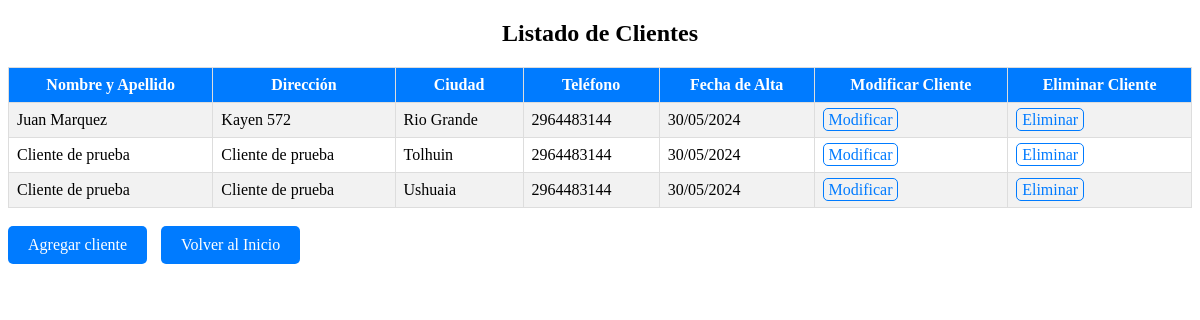
Page /cliente/listadoCliente.php on the committed database.
### tables this page shows
CREATE TABLE `cliente` (
  `cod_cliente` int(11) NOT NULL,
  `nomyape` text NOT NULL,
  `direccion` text NOT NULL,
  `ciudad` text NOT NULL,
  `telefono` bigint(11) NOT NULL,
  `f_alta` date NOT NULL
);

### cliente/listadoCliente.php (the view, shortened to what this page needs)
<!DOCTYPE html>
<html lang="es">
<head>
    <link rel="stylesheet" href="listado.css">
</head>
<body>
    <h2>Listado de Clientes</h2>
    <?php
    include 'conexion.php';
    $sql = "SELECT * FROM cliente";
    $result = $conn->query($sql);
    if ($result->num_rows > 0) {
        echo "<table>";
        echo "<tr>
                    <th>Nombre y Apellido</th>
                    <th>Dirección</th>
                    <th>Ciudad</th>
                    <th>Teléfono</th>
                    <th>Fecha de Alta</th>
                    <th>Modificar Cliente</th>
                    <th>Eliminar Cliente</th>
        </tr>";
        while($row = $result->fetch_assoc()) {
            echo "<tr>";
            echo "<td>" . $row["nomyape"] . "</td>";
            echo "<td>" . $row["direccion"] . "</td>";
            echo "<td>" . $row["ciudad"] . "</td>";
            echo "<td>" . $row["telefono"] . "</td>";
            $fecha_alta = date("d/m/Y", strtotime($row["f_alta"]));
            echo "<td>" . $fecha_alta . "</td>";
            echo "<td><a href='modificarCliente.php?id=" . $row["cod_cliente"] . "'>Modificar</a></td>";
            echo "<td><a href='eliminarCliente.php?id=" . $row["cod_cliente"] . "' onclick='return confirmarEliminar();'>Eliminar</a></td>";
            echo "</tr>";
        }
        echo "</table>";
    } else {
        echo "No hay clientes registrados.";
    }
    ?>
    <br>
        <a href="agregarCliente.php" class="btn">Agregar cliente</a>
        <a href="../gestor.php" class="btn">Volver al Inicio</a>
</body>
</html>

### cliente/listado.css (style rules this page uses)
table { width: 100%; border-collapse: collapse; margin-top: 20px; }
.btn { display: inline-block; padding: 10px 20px; background-color: #007bff; color: white; text-decoration: none; border: none; border-radius: 5px; cursor: pointer; margin-right: 10px; }
h2 { text-align: center ; }
table a { text-decoration: none; color: #007bff; padding: 2px 5px; border: 1px solid #007bff; border-radius: 5px; }
table th, table td { border: 1px solid #ddd; padding: 8px; }
table th { background-color: #007bff; color: white; }
table tr:nth-child(even) { background-color: #f2f2f2; }

### rows in the picture
cliente: nomyape "Juan Marquez", direccion "Kayen 572", ciudad "Rio Grande", telefono "2964483144", f_alta "30/05/2024"
cliente: nomyape "Cliente de prueba", direccion "Cliente de prueba", ciudad "Tolhuin", telefono "2964483144", f_alta "30/05/2024"
cliente: nomyape "Cliente de prueba", direccion "Cliente de prueba", ciudad "Ushuaia", telefono "2964483144", f_alta "30/05/2024"
